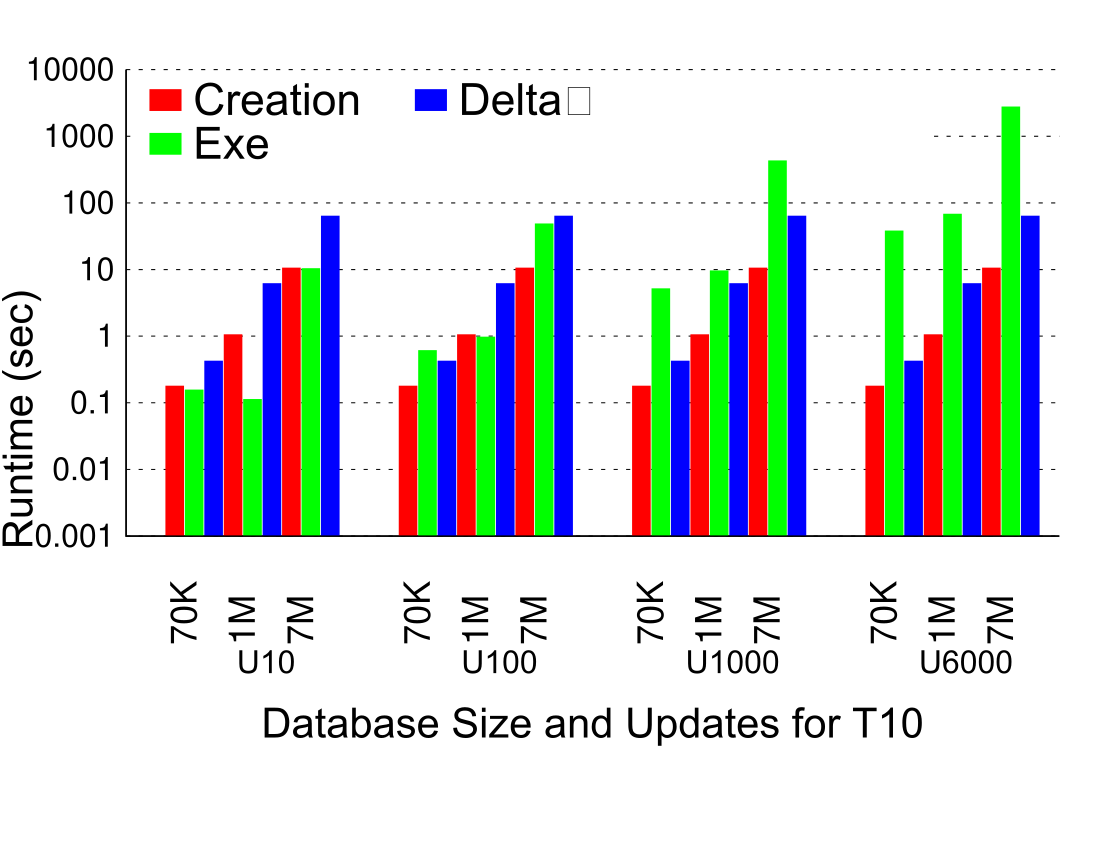

The gnuplot source for this figure:
# length/width ratio and terminal
set size ratio 0.5
set terminal postscript color enhanced  
set output 'totalCostNaive10.ps'

# Margins
set tmargin 0
set bmargin 12
set rmargin 0
set lmargin 4

# border
set border 3 front linetype -1 linewidth 1.000
set boxwidth 0.95 absolute
set style fill   solid 1.00 noborder

# line styles
set linetype 1 lt -1 lw 1 lc rgb "#FF0000"
set linetype 2 lt -1 lw 1 lc rgb "#00FF00" 
set linetype 3 lt -1 lw 1 lc rgb "#0000FF"
#set linetype 4 lt -1 lw 1 lc rgb "#000000" 

set linetype cycle 3

# Grid
set grid nopolar
set grid noxtics nomxtics ytics nomytics noztics nomztics \
 nox2tics nomx2tics noy2tics nomy2tics nocbtics nomcbtics
set grid layerdefault   linetype 0 linewidth 3.000,  linetype 0 linewidth 1.000

# Key
set key nobox autotitles columnhead Left reverse left
set key font "Arial,32"
#set key height -4
set key width 10
set key samplen 2
set key spacing 4
set key maxrows 2
#set key at -0.5,1000

# style - histogram
set style histogram clustered gap 0.2 title  offset character 2, 0.25, 0
set datafile missing '-'
set style data histograms
#set style histogram rowstacked

# Axis
set xtics border in scale 0,0 nomirror rotate by 90  offset character 0, -5, 0 autojustify
set xtics norangelimit font ",26"
set xtics   ()

set logscale y
set yrange [ 0.001 : 10000 ]
set ytics border in scale 0,0 mirror norotate  offset character 0, 0, 0 autojustify
set ytics font ",23"

set xlabel font "Arial,30"
set xlabel "\nDatabase Size and Updates for T10" 
set xlabel  offset character 0, -5, 0  norotate

set ylabel "Runtime (sec)" 
set ylabel font "Arial,30"
set ylabel offset character -0.4, -6, 0

# Plot command
plot newhistogram "{/Arial=23 U10}" lt 1 , 'totalCostNaive10.csv' using 2:xtic(1) t col, '' using 3:xtic(1) t col, '' using 4:xtic(1) t col, \
	 newhistogram "{/Arial=23 U100}" lt 1 , '' u 5:xtic(1) notitle , '' u 6 notitle, '' u 7 notitle,  \
	 newhistogram "{/Arial=23 U1000}" lt 1 , '' u 8:xtic(1) notitle , '' u 9 notitle, '' u 10 notitle, \
	 newhistogram "{/Arial=23 U6000}" lt 1, '' u 11:xtic(1) notitle, '' u 12 notitle, '' u 13 notitle
